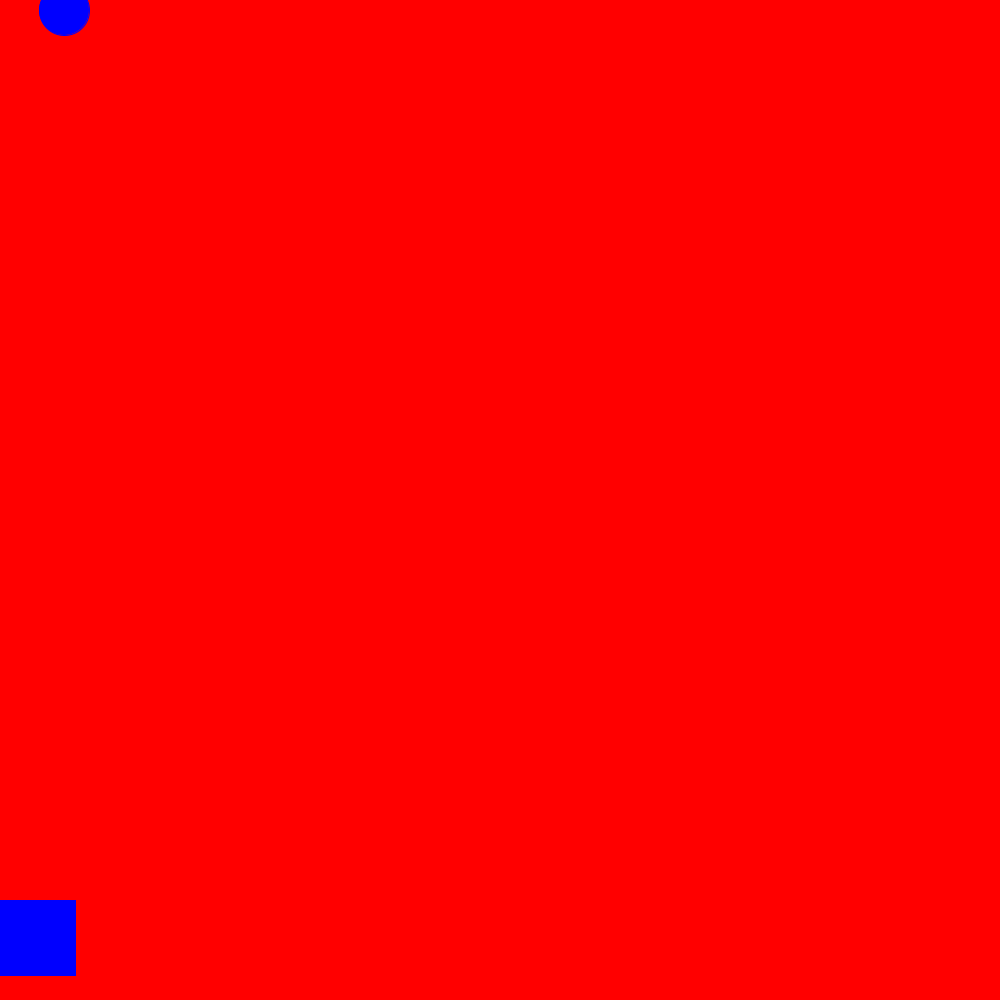
Frame 1 (no input)
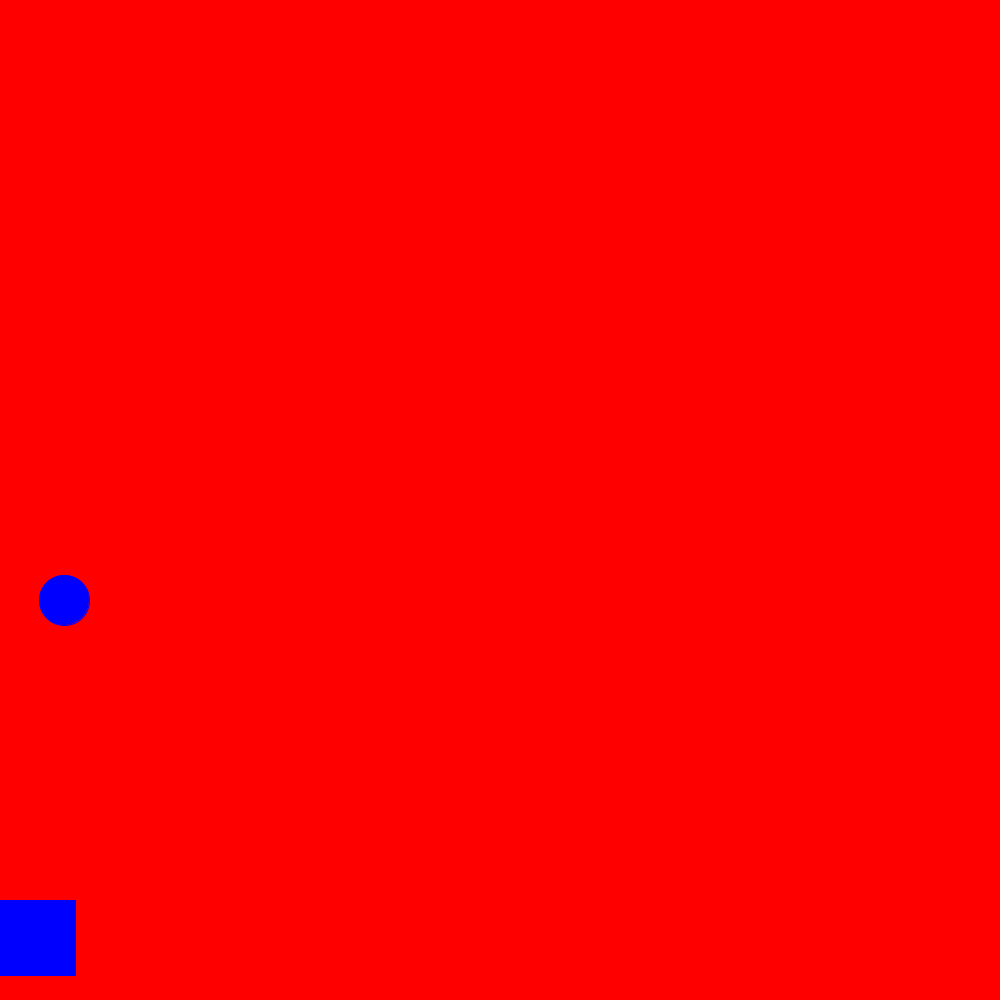
Frame 60 (the mouse pressed at the canvas centre just before this capture)
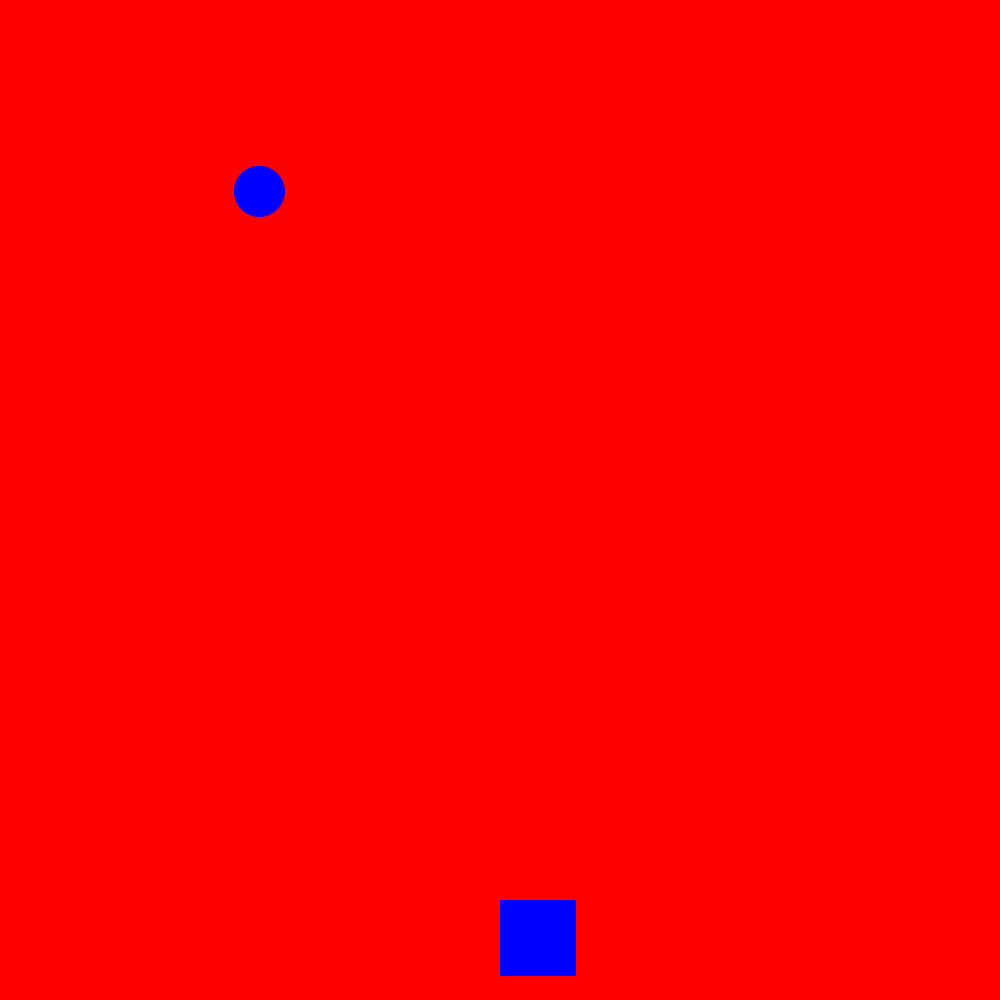
Frame 120 (the mouse held since frame 60 and released just before this capture)

The Processing sketch that drew these frames (run headless with seeded random() and noise(); from frame 60 on, the mouse is pressed at the canvas centre):

// Processing sketch: RainGame
// ── RainGame.pde
int score = 0;
int randomNumber = (int) random(width);
int raindropy = 10;
void setup(){

size(1000, 1000);

}
void draw() {
background(255, 0, 0);
fill(0, 0, 255);
stroke(0, 0, 255);
ellipse(randomNumber, raindropy, 50, 50);
raindropy+=10;
if(raindropy> 1000){
raindropy = 1;
randomNumber = (int) random(width);
}

rect(mouseX, 900, 75, 75);
checkCatch(mouseX);



}

void checkCatch(int x){
     if (x > mouseX && x < mouseX+100)
          score++;
     else if (score > 0) 
          score--;
     println("Your score is now: " + score); }
